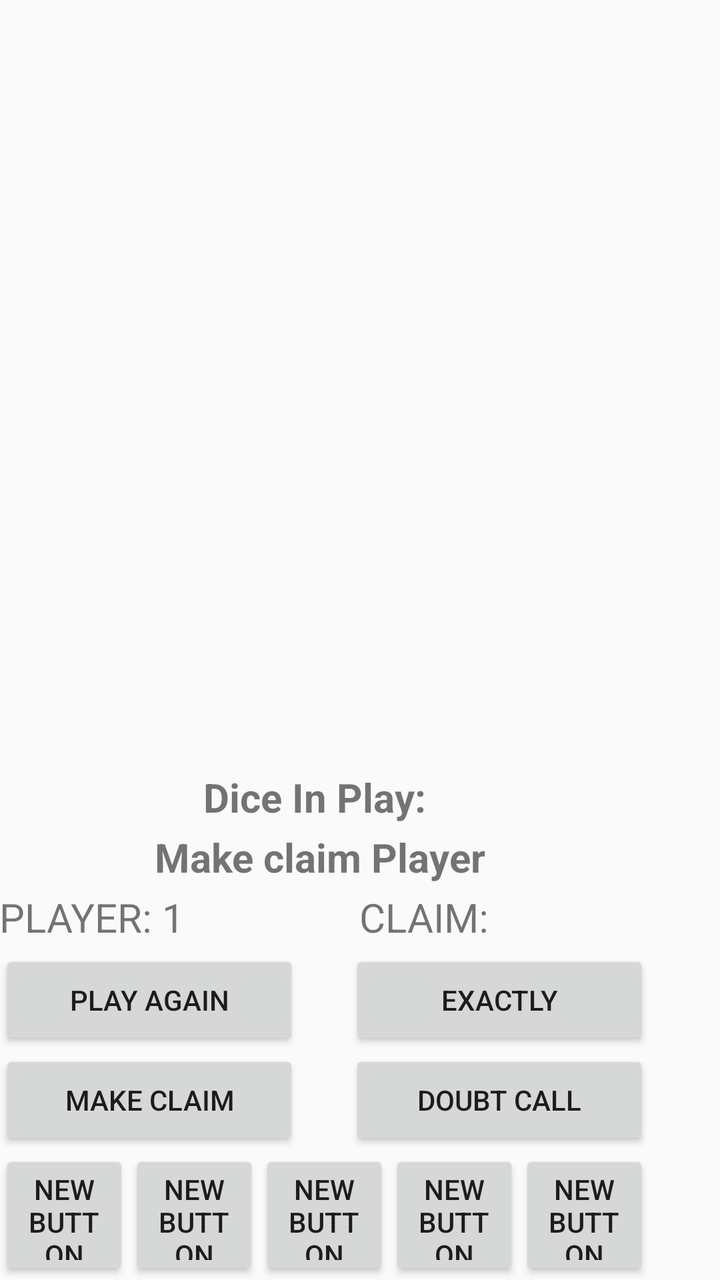
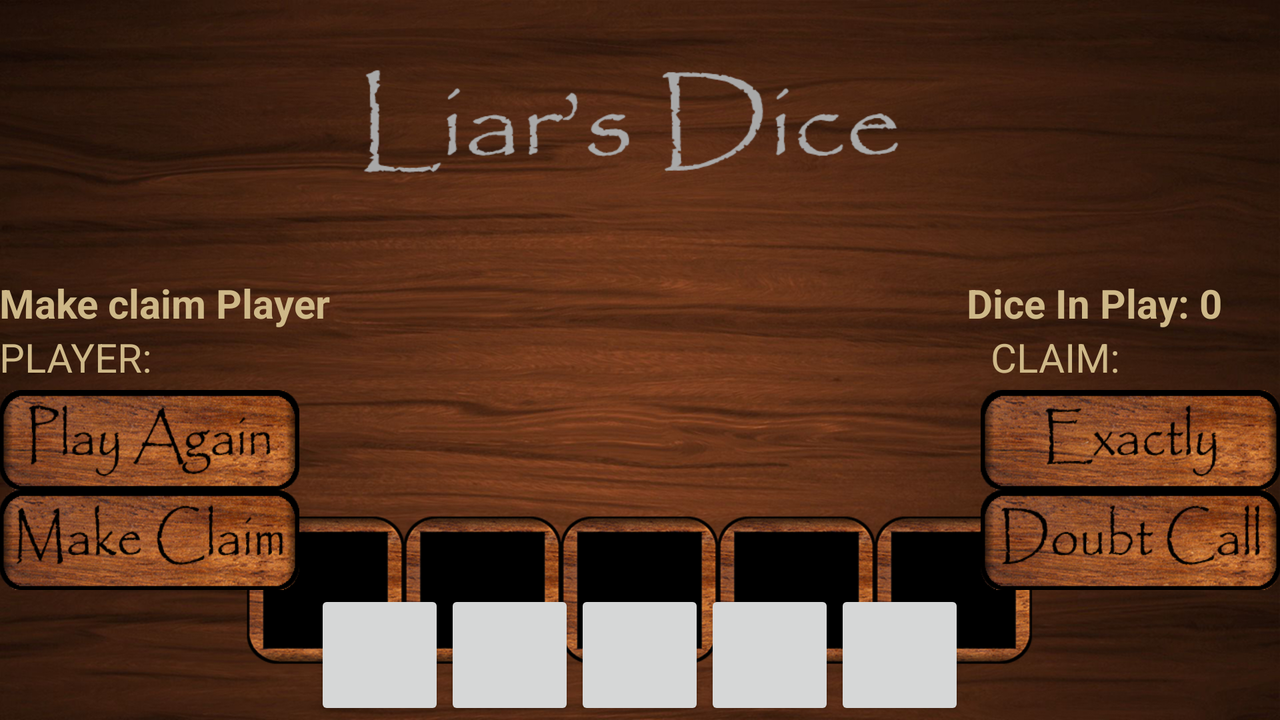

Compare how this app lays out the same screen by default and in its alternative resource folder. The renders come first, then the two layout files and the values they reference.
<!-- AndroidManifest.xml: application theme AppTheme -->
<!-- res/layout/activity_main.xml -->
<RelativeLayout xmlns:android="http://schemas.android.com/apk/res/android"
    xmlns:tools="http://schemas.android.com/tools" android:layout_width="match_parent"
    android:layout_height="match_parent" android:paddingLeft="@dimen/activity_horizontal_margin"
    android:paddingRight="@dimen/activity_horizontal_margin"
    android:paddingTop="@dimen/activity_vertical_margin"
    android:paddingBottom="@dimen/activity_vertical_margin" tools:context=".MainActivity">

    <Button
        style="?android:attr/buttonStyleSmall"
        android:layout_width="65dp"
        android:layout_height="65dp"
        android:text="New Button"
        android:id="@+id/die1"
        android:layout_alignParentBottom="true"
        android:layout_alignParentLeft="true"
        android:layout_alignParentStart="true" />
    <Button
        style="?android:attr/buttonStyleSmall"
        android:layout_width="65dp"
        android:layout_height="65dp"
        android:text="New Button"
        android:id="@+id/die2"
        android:layout_alignParentBottom="true"
        android:layout_toRightOf="@id/die1"/>

    <Button
        style="?android:attr/buttonStyleSmall"
        android:layout_width="65dp"
        android:layout_height="65dp"
        android:text="New Button"
        android:id="@+id/die3"
        android:layout_alignParentBottom="true"
        android:layout_toRightOf="@id/die2"/>
    <Button
        style="?android:attr/buttonStyleSmall"
        android:layout_width="65dp"
        android:layout_height="65dp"
        android:text="New Button"
        android:id="@+id/die4"
        android:layout_alignParentBottom="true"
        android:layout_toRightOf="@id/die3"/>

    <Button
        style="?android:attr/buttonStyleSmall"
        android:layout_width="65dp"
        android:layout_height="65dp"
        android:text="New Button"
        android:id="@+id/die5"
        android:layout_alignParentBottom="true"
        android:layout_toRightOf="@id/die4"/>

    <TextView
        android:layout_width="320dp"
        android:layout_height="30dp"
        android:textAllCaps="false"
        android:textSize="20dp"
        android:text="Dice In Play: "
        android:id="@+id/diceText"
        android:layout_above="@+id/statusText"
        android:gravity="center_horizontal"
        android:textStyle="bold" />

    <TextView
        android:layout_width="320dp"
        android:layout_height="30dp"
        android:textAllCaps="false"
        android:textSize="20dp"
        android:text="Make claim Player"
        android:id="@+id/statusText"
        android:layout_above="@+id/playerText"
        android:gravity="center_horizontal"
        android:textStyle="bold" />

    <TextView
        android:layout_width="180dp"
        android:layout_height="30dp"
        android:textAllCaps="true"
        android:textSize="20dp"
        android:text="Player: 1"
        android:id="@+id/playerText"
        android:layout_above="@+id/playAgainButton"/>
    <TextView
        android:layout_width="175dp"
        android:layout_height="30dp"
        android:textAllCaps="true"
        android:textSize="20dp"
        android:text="Claim: "
        android:id="@+id/claimText"
        android:layout_above="@+id/exactButton"
        android:layout_toRightOf="@+id/playerText"/>

    <Button
        android:layout_width="150dp"
        android:layout_height="50dp"
        android:text="Make Claim"
        android:id="@+id/claimButton"
        android:layout_above="@+id/die1"
        android:layout_alignParentLeft="true"
        android:layout_alignParentStart="true"
        android:clickable="true"
        android:onClick="claimClick"/>

    <Button
        android:layout_width="150dp"
        android:layout_height="50dp"
        android:text="Doubt Call"
        android:id="@+id/doubtButton"
        android:clickable="true"
        android:layout_alignTop="@+id/claimButton"
        android:layout_alignRight="@+id/die5"
        android:layout_alignEnd="@+id/die5"
        android:onClick="doubtClick"/>

    <Button
        android:layout_width="150dp"
        android:layout_height="50dp"
        android:text="Play Again"
        android:id="@+id/playAgainButton"
        android:layout_above="@+id/claimButton"
        android:layout_alignParentLeft="true"
        android:layout_alignParentStart="true"
        android:clickable="true"
        android:onClick="playAgainClick"/>

    <Button
        android:layout_width="150dp"
        android:layout_height="50dp"
        android:text="Exactly"
        android:id="@+id/exactButton"
        android:clickable="true"
        android:layout_above="@+id/doubtButton"
        android:layout_alignRight="@+id/doubtButton"
        android:layout_alignEnd="@+id/doubtButton"
        android:layout_alignTop="@+id/playAgainButton"
        android:onClick="exactClick"/>

    <LinearLayout
        android:orientation="vertical"
        android:layout_width="match_parent"
        android:layout_height="match_parent"
        android:layout_alignParentTop="true"
        android:layout_centerHorizontal="true"
        android:layout_above="@+id/playerText">


        <ListView
            android:layout_width="match_parent"
            android:layout_height="235dp"
            android:id="@+id/boardView"
            android:layout_gravity="center_horizontal" />
    </LinearLayout>

</RelativeLayout>
<!-- resources referenced by this layout -->
<resources>
  <style name="AppTheme" parent="Theme.AppCompat.Light.DarkActionBar">
          
      </style>
</resources>
<!-- res/layout-land/activity_main.xml (the author's variant of the layout above) -->
<!-- drawn on the phone turned sideways -->
<RelativeLayout xmlns:android="http://schemas.android.com/apk/res/android"
    xmlns:tools="http://schemas.android.com/tools" android:layout_width="match_parent"
    android:layout_height="match_parent" android:paddingLeft="@dimen/activity_horizontal_margin"
    android:paddingRight="@dimen/activity_horizontal_margin"
    android:paddingTop="@dimen/activity_vertical_margin"
    android:paddingBottom="@dimen/activity_vertical_margin" tools:context=".MainActivity"
    android:background="@drawable/background_landscape">


    <RelativeLayout
        android:id="@+id/GameStatusLayout"
        android:layout_width="wrap_content"
        android:layout_height="wrap_content"
        android:layout_above="@+id/PlayerStatusLayout">

        <TextView
            android:id="@+id/statusText"
            style="@style/GameStatusTextViewStyle"
            android:layout_width="270dp"
            android:text="@string/make_claim"
            android:layout_alignParentStart="true"
            android:layout_alignParentLeft="true"/>

        <TextView
            android:id="@+id/diceText"
            style="@style/GameStatusTextViewStyle"
            android:layout_width="140dp"
            android:text="@string/num_dice"
            android:layout_alignParentEnd="true"
            android:layout_alignParentRight="true"
            android:layout_marginRight="17dp"
            android:layout_marginEnd="17dp"/>

    </RelativeLayout>

    <RelativeLayout
        android:id="@+id/PlayerStatusLayout"
        android:layout_width="wrap_content"
        android:layout_height="wrap_content"
        android:layout_above="@+id/ControlButtonsLayout">

        <TextView
            android:id="@+id/playerText"
            style="@style/PlayerStatusTextViewStyle"
            android:layout_alignParentStart="true"
            android:layout_alignParentLeft="true"
            android:text="@string/player"/>

        <TextView
            android:id="@+id/claimText"
            style="@style/PlayerStatusTextViewStyle"
            android:text="@string/claim"
            android:layout_alignParentRight="true"
            android:layout_alignParentEnd="true"/>

    </RelativeLayout>


    <RelativeLayout
        android:id="@+id/ControlButtonsLayout"
        android:layout_width="wrap_content"
        android:layout_height="wrap_content"
        android:layout_above="@+id/DiceLayout"
        android:layout_alignParentLeft="true"
        android:layout_alignParentStart="true">

        <Button
            android:id="@+id/playAgainButton"
            style="@style/ControlButtonStyle"
            android:onClick="playAgainClick"
            android:layout_alignParentLeft="true"
            android:layout_alignParentStart="true"
            android:background="@drawable/custom_play_again"/>

        <Button
            android:id="@+id/exactButton"
            style="@style/ControlButtonStyle"
            android:onClick="exactClick"
            android:layout_alignParentEnd="true"
            android:layout_alignParentRight="true"
            android:background="@drawable/custom_exact"/>

        <Button
            android:id="@+id/claimButton"
            style="@style/ControlButtonStyle"
            android:onClick="claimClick"
            android:layout_below="@+id/playAgainButton"
            android:layout_alignParentStart="true"
            android:layout_alignParentLeft="true"
            android:background="@drawable/custom_make_claim"/>

        <Button
            android:id="@+id/doubtButton"
            style="@style/ControlButtonStyle"
            android:onClick="doubtClick"
            android:layout_below="@+id/exactButton"
            android:layout_alignParentEnd="true"
            android:layout_alignParentRight="true"
            android:background="@drawable/custom_doubt_call"/>

    </RelativeLayout>

    <RelativeLayout
        android:id="@+id/DiceLayout"
        style="@style/DiceLayoutStyle">

        <Button
            style="?android:attr/buttonStyleSmall"
            android:layout_width="65dp"
            android:layout_height="65dp"
            android:text=""
            android:id="@+id/die1"
            android:layout_alignParentLeft="true"
            android:layout_alignParentStart="true"/>
        <Button
            style="?android:attr/buttonStyleSmall"
            android:layout_width="65dp"
            android:layout_height="65dp"
            android:text=""
            android:id="@+id/die2"
            android:layout_toRightOf="@id/die1"
            android:layout_toEndOf="@id/die1"/>

        <Button
            style="?android:attr/buttonStyleSmall"
            android:layout_width="65dp"
            android:layout_height="65dp"
            android:text=""
            android:id="@+id/die3"
            android:layout_toRightOf="@id/die2"
            android:layout_toEndOf="@id/die2"/>
        <Button
            style="?android:attr/buttonStyleSmall"
            android:layout_width="65dp"
            android:layout_height="65dp"
            android:text=""
            android:id="@+id/die4"
            android:layout_toRightOf="@id/die3"
            android:layout_toEndOf="@id/die3"/>

        <Button
            style="?android:attr/buttonStyleSmall"
            android:layout_width="65dp"
            android:layout_height="65dp"
            android:text=""
            android:id="@+id/die5"
            android:layout_toRightOf="@id/die4"
            android:layout_toEndOf="@id/die4"/>

    </RelativeLayout>

</RelativeLayout>
<!-- resources referenced by the variant -->
<!-- as the phone turned sideways resolves them -->
<resources>
  <!-- drawable background_landscape: png bitmap (drawable, 777045 bytes) -->
  <!-- drawable custom_doubt_call (drawable) -->
  <?xml version="1.0" encoding="utf-8"?>
  <selector xmlns:android="http://schemas.android.com/apk/res/android">
      <item android:state_enabled="false"
          android:drawable="@drawable/disabled" />
      <item android:state_pressed="true"
          android:drawable="@drawable/doubt_call_pressed" />
      <item android:drawable="@drawable/doubt_call" />
  </selector>
  <!-- drawable custom_exact (drawable) -->
  <?xml version="1.0" encoding="utf-8"?>
  <selector xmlns:android="http://schemas.android.com/apk/res/android">
      <item android:state_enabled="false"
          android:drawable="@drawable/disabled"/>
      <item android:state_pressed="true"
          android:drawable="@drawable/exactly_pressed" />
      <item android:drawable="@drawable/exactly" />
  </selector>
  <!-- drawable custom_make_claim (drawable) -->
  <?xml version="1.0" encoding="utf-8"?>
  <selector xmlns:android="http://schemas.android.com/apk/res/android">
      <item android:state_enabled="false"
          android:drawable="@drawable/disabled" />
      <item android:state_pressed="true"
          android:drawable="@drawable/make_claim_pressed" />
      <item android:drawable="@drawable/make_claim" />
  </selector>
  <!-- drawable custom_play_again (drawable) -->
  <?xml version="1.0" encoding="utf-8"?>
  <selector xmlns:android="http://schemas.android.com/apk/res/android">
      <item android:state_enabled="false"
          android:drawable="@drawable/disabled" />
      <item android:state_pressed="true"
          android:drawable="@drawable/play_again_pressed" />
      <item android:drawable="@drawable/play_again" />
  </selector>
  <string name="claim">Claim: </string>
  <string name="make_claim">Make claim Player</string>
  <string name="num_dice">Dice In Play: 0</string>
  <string name="player">Player: </string>
  <style name="ControlButtonStyle">
          <item name="android:layout_height">50dp</item>
          <item name="android:layout_width">150dp</item>
          <item name="android:clickable">true</item>
      </style>
  <style name="DiceLayoutStyle">
          <item name="android:layout_width">wrap_content</item>
          <item name="android:layout_height">wrap_content</item>
          <item name="android:layout_centerInParent">true</item>
          <item name="android:layout_alignParentBottom">true</item>
      </style>
  <style name="GameStatusTextViewStyle">
          <item name="android:layout_width">wrap_content</item>
          <item name="android:layout_height">wrap_content</item>
          <item name="android:textAllCaps">false</item>
          <item name="android:textSize">20sp</item>
          <item name="android:textStyle">bold</item>
          <item name="android:textColor">#CEB888</item>
      </style>
  <style name="PlayerStatusTextViewStyle">
          <item name="android:layout_width">145dp</item>
          <item name="android:layout_height">30dp</item>
          <item name="android:textAllCaps">true</item>
          <item name="android:textSize">20sp</item>
          <item name="android:textColor">#CEB888</item>
      </style>
  <style name="AppTheme" parent="Theme.AppCompat.Light.DarkActionBar">
          
      </style>
  <!-- drawable disabled: png bitmap (drawable, 76708 bytes) -->
  <!-- drawable doubt_call_pressed: png bitmap (drawable, 76402 bytes) -->
  <!-- drawable doubt_call: png bitmap (drawable, 77383 bytes) -->
  <!-- drawable exactly_pressed: png bitmap (drawable, 77409 bytes) -->
  <!-- drawable exactly: png bitmap (drawable, 77778 bytes) -->
  <!-- drawable make_claim_pressed: png bitmap (drawable, 76665 bytes) -->
  <!-- drawable make_claim: png bitmap (drawable, 77713 bytes) -->
  <!-- drawable play_again_pressed: png bitmap (drawable, 76856 bytes) -->
  <!-- drawable play_again: png bitmap (drawable, 77841 bytes) -->
</resources>
